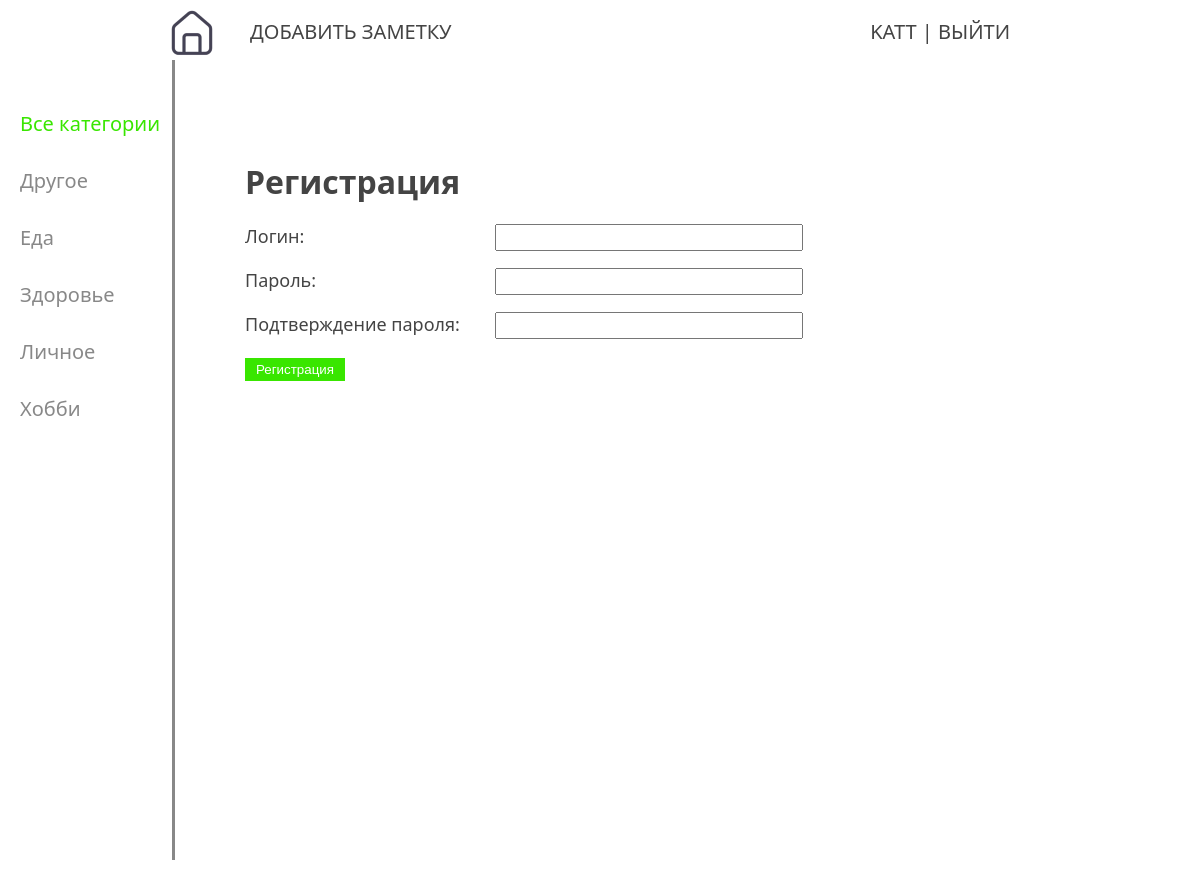
The app's page /registration/ (signed in) with its own data.
### note/models.py (models this page shows, shortened)
class Category(models.Model):
    name = models.CharField(max_length=100, db_index=True, verbose_name='Категория')
    slug = models.SlugField(max_length=255, unique=True, db_index=True, verbose_name='URL')
    class Meta:
        verbose_name = 'Категории'
        verbose_name_plural = 'Категории'

### note/views.py (the view, shortened to what this page needs)
# urls.py: path('registration/', RegisterUser.as_view(), name='registration'),
class RegisterUser(DataMixin, CreateView):
    form_class = RegisterUserForm
    template_name = 'note/registration.html'
    success_url = reverse_lazy('home')
    def get_context_data(self, *, object_list=None, **kwargs):
        context = super().get_context_data(**kwargs)
        context_extra = self.get_user_context(title='Регистрация')
        return context | context_extra

### note/forms.py
class RegisterUserForm(UserCreationForm):
    username = forms.CharField(label='Логин', widget=forms.TextInput({'class': 'form-input'}))
    password1 = forms.CharField(label='Пароль', widget=forms.PasswordInput(attrs={'class': 'form-input'}))
    password2 = forms.CharField(label='Подтверждение пароля', widget=forms.PasswordInput(attrs={'class': 'form-input'}))
    class Meta:
        model = User
        fields = ('username', 'password1', 'password2')

### note/utils.py (called while the page is built)
    def get_user_context(self, **kwargs):
        context = kwargs
        categories = Category.objects.annotate(num_notes=Count('notes', filter=Q(notes__user=self.request.user.id)))
        user_menu = menu.copy()
        if not self.request.user.is_authenticated:
            user_menu.pop(0)  # вкладка "Добавить заметку" неавторизованным пользователям отображаться не будет
        context['menu'] = user_menu
        context['categories'] = categories
        if 'cat_selected' not in context:
            context['cat_selected'] = 0  # Все категории
        return context

### note/templates/note/registration.html (shortened to what this page needs)
{% extends 'note/base.html' %}
{% block content %}
<h1>{{title}}</h1>
<form method="post">
    {% for f in form %}
    <p><lable class="form-label" for="{{ f.id_for_label }}">{{f.label}}: </lable>{{ f }}</p>
    {% endfor %}
    <button type="submit">Регистрация</button>
</form>
{% endblock %}

### note/templates/note/base.html (shortened to what this page needs)
{% load static %}
<!DOCTYPE html>
<html>
<head>
    <link type="text/css" href="{% static 'note/css/styles.css' %}" rel="stylesheet" />
</head>
<body>
<table class="table-page" border=0 cellpadding="0" cellspacing="0">
<tr><td valign=top>
{% block mainmenu %}
        <div class="header">
			<ul id="mainmenu" class="mainmenu">
			<li class="logo"><a href="{% url 'home' %}"><div class="logo"></div></a></li>
{% for m in menu %}
			<li><a href="{% url m.url_name %}">{{m.title}}</a></li>
{% endfor %}
				{% if request.user.is_authenticated %}
				<li class="last">{{user.username}} | <a href="{% url 'logout' %}">Выйти</a></li>
				{% else %}
				<li class="last"><a href="{% url 'registration' %}">Регистрация</a> | <a href="{% url 'login' %}">Войти</a></li>
				{% endif %}
			</ul>
		</div>
{% endblock mainmenu %}
<table class="table-content" border=0 cellpadding="0" cellspacing="0">
<tr>
	<td valign="top" class="left-chapters">
	<ul id="leftchapters">
{% if cat_selected == 0 %}
		<li class="selected">Все категории</li>
{% else %}
		<li><a href="{% url 'home' %}">Все категории</a></li>
{% endif %}
{% for category in categories %}
	{% if category.num_notes > 0 %}
		{% if category.pk == cat_selected %}
			<li class="selected">{{category.name}}</li>
		{% else %}
			<li><a href="{{ category.get_absolute_url }}">{{category.name}}</a></li>
		{% endif %}
	{% else %}
		<li>{{category.name}}</li>
	{% endif %}
{% endfor %}
	</ul>
</td>
<td valign="top" class="content">
	<div class="content-text">
{% block content %}
{% endblock %}
	</div>
</td></tr></table>
</td></tr>
</table>
</body>
</html>

### note/static/note/css/styles.css (style rules this page uses)
html, body { font-family: 'Segoe UI'; margin: 0; padding: 0; height: 100%; width: 100%; color: #444; }
button { cursor: pointer; min-width: 100px; background: #39e600; color: #fff; text-decoration: none; border: solid #39e600; }
h1 { color: #444; }
a { color: #39e600; text-decoration: none; }
.table-page { width: 100%; height: 100%; vertical-align: top; }
.table-page tr { height: 100%; }
.header { background: #fff; height: 60px; }
.logo { background: url('../images/home.png') no-repeat 10px 0px; width: 70px; height: 60px; }
ul.mainmenu { list-style: none; margin: 0px 150px 0px 150px; padding: 0; height: 60px; color: #444; font-size: 20px; font-weight: 500; text-transform: uppercase; overflow: hidden; }
ul.mainmenu li { float: left; margin: 18px 40px 0 30px; }
ul.mainmenu li.logo { margin: 0; }
ul.mainmenu li.last { float: right; }
ul.mainmenu li a { color: #444; text-decoration: none; }
.table-content { width: 100%; min-height: 100%; height: 100%; }
.left-chapters { margin: 0; background: #fff; border-right: 3px solid #888; min-height: 100%; }
.left-chapters ul { width: 142px; min-height: 100%; margin: 0; padding: 20px 10px 10px 20px; list-style: none; font-size: 20px; }
.left-chapters ul li { margin: 30px 0 0 0; color: #888; }
.left-chapters ul li.selected { color: #39e600; }
.content { padding: 40px 20px 20px 40px; width: 100%; box-sizing: border-box; }
.content-text { margin: 60px 0 0 30px; color: #000; font-size: 17px; }
.content-text h1 { font-size: 32px; }
.form-input { width: 300px; font-size: 18px; }
.form-label { display: inline-block; min-width: 250px; vertical-align: top; font-size: 18px; color: #444; }

### records on screen
Category: name "Другое"
Category: name "Еда"
Category: name "Здоровье"
Category: name "Личное"
Category: name "Хобби"

### other values on screen
{{ m.title }} "ДОБАВИТЬ ЗАМЕТКУ"
{{ user.username }} "KATT"
{{ title }} "Регистрация"
{{ f.label }} "Логин" "Пароль" "Подтверждение пароля"
